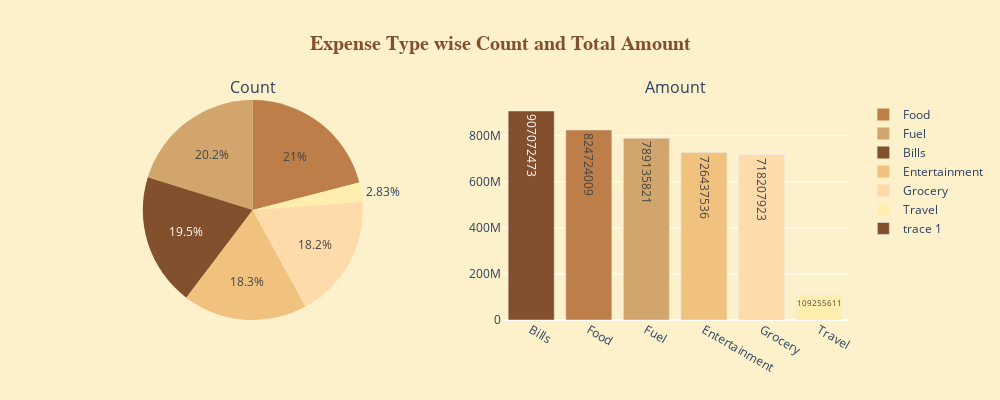

Notebook code for this chart:
### Markdown cell above
### <div style="text-align: left; background-color: #E0B279;  color: black; padding: 14px; line-height: 0.5;"> Spend Analysis on Expenses Type</div>

### Code cell
#Expense Type : Amount and Count
ccd_exp_amt_df = ccd_df[['Exp Type', 'Amount']].groupby('Exp Type')['Amount'].agg(['sum','count']).reset_index()
ccd_exp_amt_df.columns=['Exp Type', 'Total Amount', 'Transactions']
ccd_exp_amt_df = ccd_exp_amt_df.sort_values('Total Amount', ascending= False)
ccd_exp_amt_df

fig = make_subplots(rows=1,cols=2,specs=[[{'type':'domain'},{'type':'xy'}]],
                    vertical_spacing = 0.25, horizontal_spacing=.1,
                    subplot_titles=["Count","Amount"]    )
fig.add_trace(go.Pie(labels=ccd_exp_amt_df['Exp Type'], values=ccd_exp_amt_df['Transactions'], marker_colors=colors),row=1,col=1)

fig.add_trace(go.Bar(x=ccd_exp_amt_df['Exp Type'], y=ccd_exp_amt_df['Total Amount'], text=ccd_exp_amt_df['Total Amount'], marker_color=colors),row=1,col=2)

fig.update_layout(height=400,width=1000, title_text="<b>Expense Type wise Count and Total Amount</b>",
                  title_font_family="Times New Roman",title_font_color="#83502e",
                  title_font_size=20,
                  title_xanchor="center",
                  title_x=0.5,
                  showlegend=True,
                  legend_bgcolor='#fdf1cb',
                  paper_bgcolor='#fdf1cb',
                  plot_bgcolor ='#fdf1cb')
fig.show()

### Figure 1 — Plotly figure (JSON) as saved in the notebook; plotly's stock layout.template omitted (floating-point values rounded to 4 significant figures)
{"data": [{"domain": {"x": [0, 0.45], "y": [0, 1]}, "labels": ["Bills", "Food", "Fuel", "Entertainment", "Grocery", "Travel"], "marker": {"colors": ["#83502e", "#bd7e4a", "#d2a56d", "#f1c27d", "#ffdbac", "#ffeead"]}, "type": "pie", "values": [5078, 5463, 5257, 4762, 4754, 738]}, {"marker": {"color": ["#83502e", "#bd7e4a", "#d2a56d", "#f1c27d", "#ffdbac", "#ffeead"]}, "text": [907072473, 824724009, 789135821, 726437536, 718207923, 109255611], "type": "bar", "x": ["Bills", "Food", "Fuel", "Entertainment", "Grocery", "Travel"], "xaxis": "x", "y": [907072473, 824724009, 789135821, 726437536, 718207923, 109255611], "yaxis": "y"}], "layout": {"annotations": [{"font": {"size": 16}, "showarrow": false, "text": "Count", "x": 0.225, "xanchor": "center", "xref": "paper", "y": 1, "yanchor": "bottom", "yref": "paper"}, {"font": {"size": 16}, "showarrow": false, "text": "Amount", "x": 0.775, "xanchor": "center", "xref": "paper", "y": 1, "yanchor": "bottom", "yref": "paper"}], "height": 400, "legend": {"bgcolor": "#fdf1cb"}, "paper_bgcolor": "#fdf1cb", "plot_bgcolor": "#fdf1cb", "showlegend": true, "title": {"font": {"color": "#83502e", "family": "Times New Roman", "size": 20}, "text": "<b>Expense Type wise Count and Total Amount</b>", "x": 0.5, "xanchor": "center"}, "width": 1000, "xaxis": {"anchor": "y", "domain": [0.55, 1]}, "yaxis": {"anchor": "x", "domain": [0, 1]}}}
